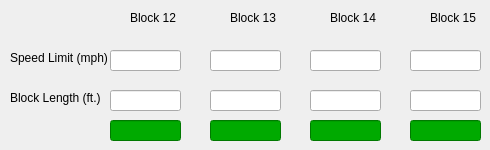
      <widget class="QWidget" name="controller4">
       <attribute name="title">
        <string>Controller 4</string>
       </attribute>
       <widget class="QLabel" name="label_31">
        <property name="geometry">
         <rect>
          <x>10</x>
          <y>50</y>
          <width>101</width>
          <height>16</height>
         </rect>
        </property>
        <property name="text">
         <string>Speed Limit (mph)</string>
        </property>
       </widget>
       <widget class="QLabel" name="label_34">
        <property name="geometry">
         <rect>
          <x>10</x>
          <y>90</y>
          <width>101</width>
          <height>16</height>
         </rect>
        </property>
        <property name="text">
         <string>Block Length (ft.)</string>
        </property>
       </widget>
       <widget class="QLabel" name="label_35">
        <property name="geometry">
         <rect>
          <x>130</x>
          <y>10</y>
          <width>51</width>
          <height>16</height>
         </rect>
        </property>
        <property name="text">
         <string>Block 12</string>
        </property>
       </widget>
       <widget class="QLabel" name="label_36">
        <property name="geometry">
         <rect>
          <x>230</x>
          <y>10</y>
          <width>51</width>
          <height>16</height>
         </rect>
        </property>
        <property name="text">
         <string>Block 13</string>
        </property>
       </widget>
       <widget class="QLabel" name="label_37">
        <property name="geometry">
         <rect>
          <x>330</x>
          <y>10</y>
          <width>51</width>
          <height>16</height>
         </rect>
        </property>
        <property name="text">
         <string>Block 14</string>
        </property>
       </widget>
       <widget class="QLabel" name="label_38">
        <property name="geometry">
         <rect>
          <x>430</x>
          <y>10</y>
          <width>51</width>
          <height>16</height>
         </rect>
        </property>
        <property name="text">
         <string>Block 15</string>
        </property>
       </widget>
       <widget class="QLineEdit" name="block12controllerSpeedLimitDisplay">
        <property name="geometry">
         <rect>
          <x>110</x>
          <y>50</y>
          <width>71</width>
          <height>21</height>
         </rect>
        </property>
       </widget>
       <widget class="QLineEdit" name="block13controllerSpeedLimitDisplay">
        <property name="geometry">
         <rect>
          <x>210</x>
          <y>50</y>
          <width>71</width>
          <height>21</height>
         </rect>
        </property>
       </widget>
       <widget class="QLineEdit" name="block14controllerSpeedLimitDisplay">
        <property name="geometry">
         <rect>
          <x>310</x>
          <y>50</y>
          <width>71</width>
          <height>21</height>
         </rect>
        </property>
       </widget>
       <widget class="QLineEdit" name="block15controllerSpeedLimitDisplay">
        <property name="geometry">
         <rect>
          <x>410</x>
          <y>50</y>
          <width>71</width>
          <height>21</height>
         </rect>
        </property>
       </widget>
       <widget class="QLineEdit" name="block12controllerBlockLengthDisplay">
        <property name="geometry">
         <rect>
          <x>110</x>
          <y>90</y>
          <width>71</width>
          <height>21</height>
         </rect>
        </property>
       </widget>
       <widget class="QLineEdit" name="Block12controllerOcc">
        <property name="geometry">
         <rect>
          <x>110</x>
          <y>120</y>
          <width>71</width>
          <height>21</height>
         </rect>
        </property>
        <property name="styleSheet">
         <string notr="true">background-color: rgb(0,170, 0)</string>
        </property>
        <property name="text">
         <string/>
        </property>
       </widget>
       <widget class="QLineEdit" name="block13controllerBlockLengthDisplay">
        <property name="geometry">
         <rect>
          <x>210</x>
          <y>90</y>
          <width>71</width>
          <height>21</height>
         </rect>
        </property>
       </widget>
       <widget class="QLineEdit" name="block14controllerBlockLengthDisplay">
        <property name="geometry">
         <rect>
          <x>310</x>
          <y>90</y>
          <width>71</width>
          <height>21</height>
         </rect>
        </property>
       </widget>
       <widget class="QLineEdit" name="block15controllerBlockLengthDisplay">
        <property name="geometry">
         <rect>
          <x>410</x>
          <y>90</y>
          <width>71</width>
          <height>21</height>
         </rect>
        </property>
       </widget>
       <widget class="QLineEdit" name="Block13controllerOcc">
        <property name="geometry">
         <rect>
          <x>210</x>
          <y>120</y>
          <width>71</width>
          <height>21</height>
         </rect>
        </property>
        <property name="styleSheet">
         <string notr="true">background-color: rgb(0,170, 0)</string>
        </property>
        <property name="text">
         <string/>
        </property>
       </widget>
       <widget class="QLineEdit" name="Block14controllerOcc">
        <property name="geometry">
         <rect>
          <x>310</x>
          <y>120</y>
          <width>71</width>
          <height>21</height>
         </rect>
        </property>
        <property name="styleSheet">
         <string notr="true">background-color: rgb(0,170, 0)</string>
        </property>
        <property name="text">
         <string/>
        </property>
       </widget>
       <widget class="QLineEdit" name="Block15controllerOcc">
        <property name="geometry">
         <rect>
          <x>410</x>
          <y>120</y>
          <width>71</width>
          <height>21</height>
         </rect>
        </property>
        <property name="styleSheet">
         <string notr="true">background-color: rgb(0,170, 0)</string>
        </property>
        <property name="text">
         <string/>
        </property>
       </widget>
      </widget>
